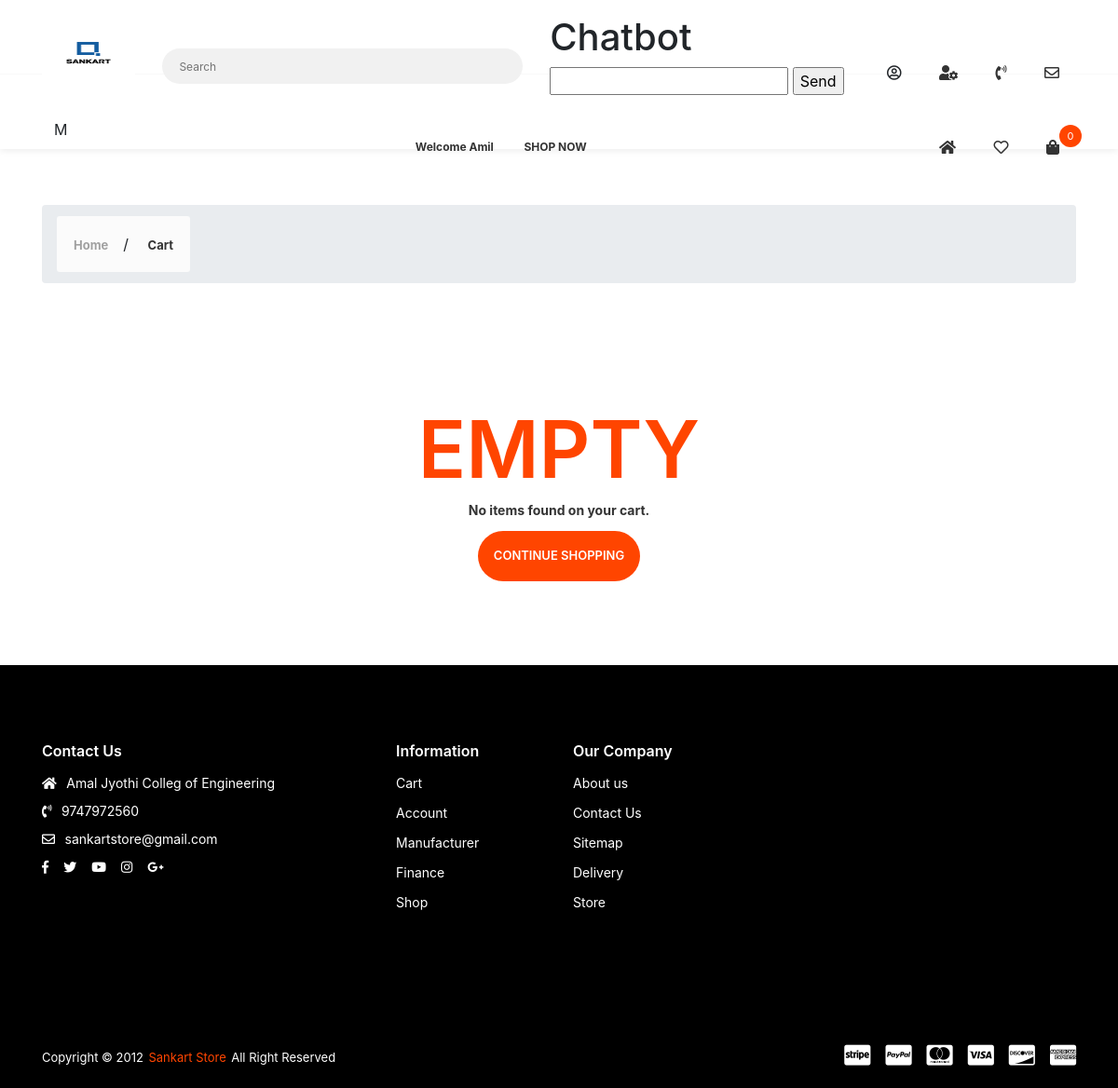
The app's page /cart/ (signed in), older data.
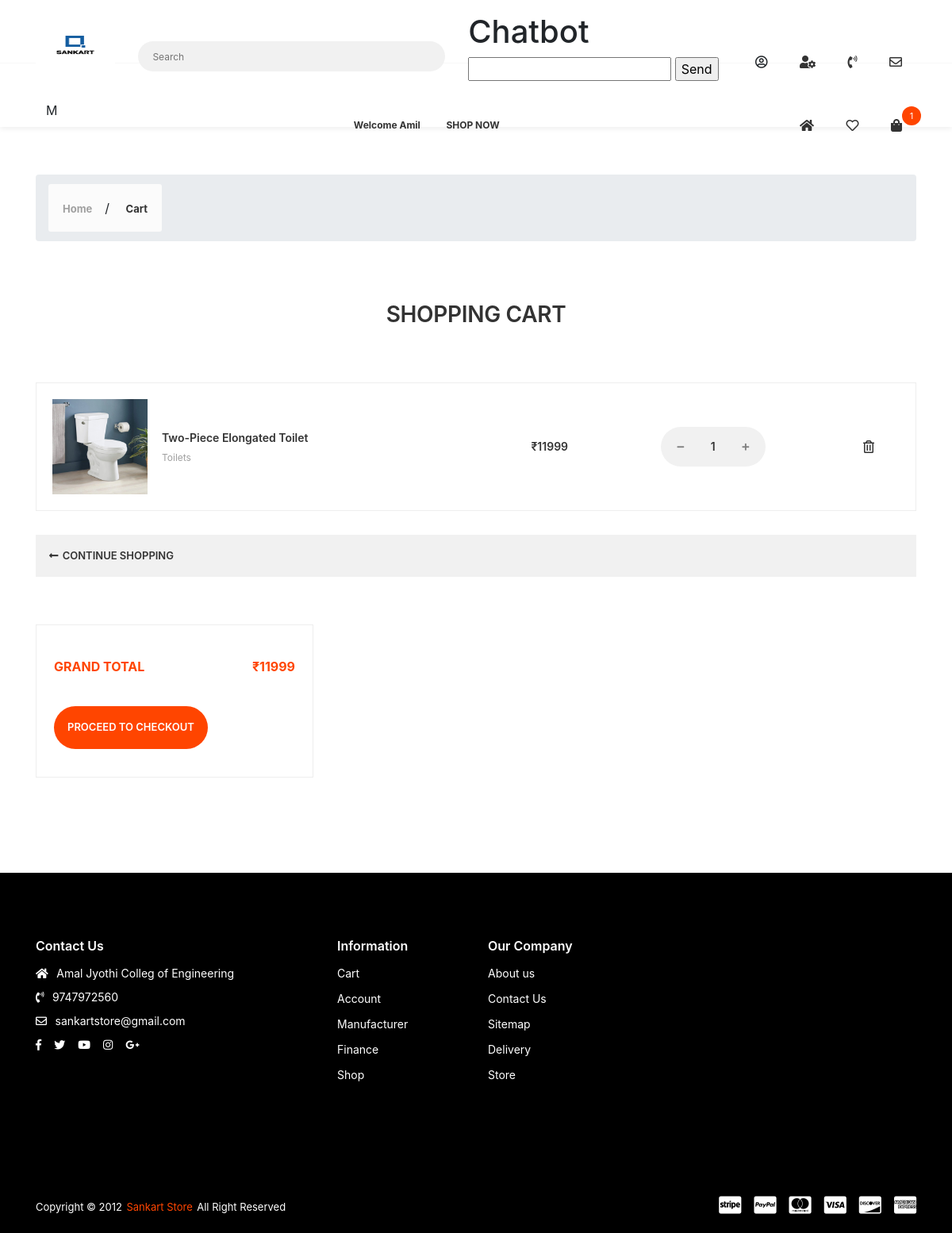
The same page, newer data.
### cart/models.py (models this page shows, shortened)
class CartItem(models.Model):
    user = models.ForeignKey(Account, on_delete=models.CASCADE, null=True)
    product = models.ForeignKey(Product, on_delete=models.CASCADE)
    cart = models.ForeignKey(Cart, on_delete=models.CASCADE, null=True)
    quantity = models.IntegerField()
    is_active = models.BooleanField(default=True)
    reserved_until = models.DateTimeField(null=True)

### shop_app/models.py (models this page shows, shortened)
class Product(models.Model):
    product_name = models.CharField(max_length=200, unique=True)
    slug = models.SlugField(max_length=200, unique=True)
    description = models.TextField(max_length=500, blank=True)
    price = models.IntegerField()
    images = models.ImageField(upload_to='photos/product')
    display = models.ImageField(upload_to='photos/display',default="a3.png")
    display2 = models.ImageField(upload_to='photos/display', default="a3.png")
    display3 = models.ImageField(upload_to='photos/display', default="a3.png")
    category = models.ForeignKey(Category, on_delete=models.CASCADE)
    stock = models.IntegerField()
    color = models.ForeignKey(Color, on_delete=models.CASCADE,null=True, blank=True)
    brand = models.ForeignKey(Brand, on_delete=models.CASCADE,null=True, blank=True)
    design = models.ForeignKey(Design, on_delete=models.CASCADE,null=True, blank=True)
    dimensions = models.ForeignKey(Dimensions, on_delete=models.CASCADE,null=True, blank=True)
    is_available = models.BooleanField(default=True)
    is_featured = models.BooleanField(default=False)
    created_date = models.DateField(auto_now_add=True)
    modified_date = models.DateField(auto_now=True)

class Category(models.Model):
    category_name = models.CharField(max_length=50, unique=True)
    slug = models.SlugField(max_length=100, unique=True)
    description = models.TextField(max_length=255, blank=True)
    cat_image = models.ImageField(upload_to='photos/categories', blank=True)
    class Meta:
        verbose_name = 'category'
        verbose_name_plural = 'categories'
    def __str__(self):
        return self.category_name

### cart/views.py (the view)
# urls.py: path('cart/', include('cart.urls')),
def cart(request, total=0, quantity=0, cart_item=None, cart_items=None):
    try:
        tax = 0
        grand_total = 0
        if request.user.is_authenticated:
            cart_items = CartItem.objects.filter(
                user=request.user, is_active=True)
        else:
            cart = Cart.objects.get(cart_id=_cart_id(request))
            cart_items = CartItem.objects.filter(cart=cart, is_active=True)
        for cart_item in cart_items:
            total += (cart_item.product.price*cart_item.quantity)
            quantity += cart_item.quantity
    except ObjectDoesNotExist:
        pass
    context = {
        'total': total,
        'quantity': quantity,
        'cart_items': cart_items,
    }
    return render(request, 'cart.html', context)

### cart/context_processors.py (called while the page is built)
def counter(request):
    cart_count = 0
    if 'admin' in request.path:
        return {}
    else:
        try:
            cart = Cart.objects.filter(cart_id=_cart_id(request))
            if request.user.is_authenticated:
                cart_items = CartItem.objects.all().filter(user=request.user)
            else:
                cart_items = CartItem.objects.all().filter(cart=cart[:1])
            for cart_item in cart_items:
                cart_count += cart_item.quantity
        except Cart.DoesNotExist:
            cart_count = 0
    return dict(cart_count=cart_count)

### cart/views.py (called while the page is built)
def _cart_id(request):
    cart = request.session.session_key
    if not cart:
        cart = request.session.create()
    return cart

### shop_app/context_processors.py (called while the page is built)
def menu_links(request):
    links = Category.objects.all()
    return dict(links=links)

### wishlist/views.py (called while the page is built)
def _wishlist_id(request):
    wishlist = request.session.session_key
    if not wishlist:
        wishlist = request.session.create()
    return wishlist

### templates/cart.html (shortened to what the changed rows need)
{% extends 'base.html' %}
{% load static %}
{% block content %}
        <div class="app-content">
            {% if not cart_items %}
             <div class="u-s-p-y-60">
                <div class="section__content">
                    <div class="container">
                        <div class="row">
                            <div class="col-lg-12 col-md-12 u-s-m-b-30">
                                <div class="empty">
                                    <div class="empty__wrap">
                                        <span class="empty__big-text">EMPTY</span>
                                        <span class="empty__text-1">No items found on your cart.</span>
                                        <a class="empty__redirect-link btn--e-brand" href="{% url 'store' %}">CONTINUE SHOPPING</a></div>
                                </div>
                            </div>
                        </div>
                    </div>
                </div>
            </div>
            {% else %}
            <div class="u-s-p-b-60">
                <div class="section__intro u-s-m-b-60">
                    <div class="container">
                        <div class="row">
                            <div class="col-lg-12">
                                <div class="section__text-wrap">
                                    <h1 class="section__heading u-c-secondary">SHOPPING CART</h1>
                                </div>
                            </div>
                        </div>
                    </div>
                </div>
                <div class="section__content">
                    <div class="container">
                        <div class="row">
                            <div class="col-lg-12 col-md-12 col-sm-12 u-s-m-b-30">
                                <div class="table-responsive">
                                    <table class="table-p">
                                        <tbody>
                                            {% for cart_item in cart_items %}
                                            <tr>
                                                <td>
                                                    <div class="table-p__box">
                                                        <div class="table-p__img-wrap">
                                                            <img class="u-img-fluid" src="{{cart_item.product.images.url}}" style="width:600 height:600;" alt=""></div>
                                                        <div class="table-p__info">
                                                            <span class="table-p__name">
                                                                <a href="#">{{cart_item.product.product_name}}</a></span>
                                                            <span class="table-p__category">
                                                                <a href="#">{{cart_item.product.category}}</a></span>
                                                        </div>
                                                    </div>
                                                </td>
                                                <td>
                                                    <span class="table-p__price">₹{{cart_item.product.price}}</span></td>
                                                <td>
                                                    <div class="table-p__input-counter-wrap">
                                                        <div class="input-counter">
                                                             <a href="{% url 'remove_cart' cart_item.product.id cart_item.id %}">
                                                            <span class="input-counter__minus fas fa-minus"></span></a>
                                                            <input class="input-counter__text input-counter--text-primary-style" type="text" value="{{cart_item.quantity}}" data-min="1" data-max="1000">
                                                            <a href="{% url 'add_cart' cart_item.product.id %}">
                                                            <span class="input-counter__plus fas fa-plus"></span></a></div>
                                                    </div>
                                                </td>
                                                <td>
                                                    <div class="table-p__del-wrap">
                                                        <a class="far fa-trash-alt table-p__delete-link" href="{% url 'remove_cart_item' cart_item.product.id cart_item.id%}"></a></div>
                                                </td>
                                            </tr>
                                            {% endfor %}
                                        </tbody>
                                    </table>
                                </div>
                            </div>
                            <div class="col-lg-12">
                                <div class="route-box">
                                    <div class="route-box__g1">
                                        <a class="route-box__link" href="{% url 'store' %}"><i class="fas fa-long-arrow-alt-left"></i>
                                            <span>CONTINUE SHOPPING</span></a></div>
                                </div>
                            </div>
                        </div>
                    </div>
                </div>
            </div>
            <div class="u-s-p-b-60">
                <div class="section__content">
                    <div class="container">
                        <div class="row">
                            <div class="col-lg-12 col-md-12 col-sm-12 u-s-m-b-30">
                                    <div class="row">
                                        <div class="col-lg-4 col-md-6 u-s-m-b-30">
                                            <div class="f-cart__pad-box">
                                                <div class="u-s-m-b-30">
                                                    <table class="f-cart__table">
                                                        <tbody>
                                                            <tr>
                                                                <td>GRAND TOTAL</td>
                                                                <td>₹{{total}}</td>
                                                            </tr>
                                                        </tbody>
                                                    </table>
                                                </div>
                                                <div>
                                                    <a class="empty__redirect-link btn--e-brand" href="{% url 'checkout' %}">PROCEED TO CHECKOUT</a></div>
                                            </div>
                                        </div>
                                    </div>
                            </div>
                        </div>
                    </div>
                </div>
            </div>
            {% endif %}
        </div>
{% endblock %}

### templates/base.html (shortened to what the changed rows need)
<!DOCTYPE html>
{% load static %}
<html class="no-js" lang="en">
<head>
    <link rel="stylesheet" href="{% static 'css/vendor.css' %}">
    <link rel="stylesheet" href="{% static 'css/utility.css' %}">
    <link rel="stylesheet" href="{% static 'css/app.css' %}">
    <link rel="stylesheet" href="https://stackpath.bootstrapcdn.com/bootstrap/4.5.2/css/bootstrap.min.css" integrity="sha384-UO2eT0CpHqdSJQ6hJty5KVphtPhzWj9WO1qwE
    sD65/3l3O1rX6IrYJoGUVAQJQa">
</head>
<body class="config">
    <div id="app">
        <header class="header--style-1 header--box-shadow">
            <nav class="primary-nav primary-nav-wrapper--border">
                <div class="container">
                    <div class="primary-nav">
    {% include 'chatbot.html' %}
                    </div>
                </div>
            </nav>
            <nav class="secondary-nav-wrapper">
                <div class="container">
                    <div class="secondary-nav">
                        <div class="menu-init" id="navigation3">
                            <div class="ah-lg-mode">
                                <ul class="ah-list ah-list--design1 ah-list--link-color-secondary">
                                    <li class="has-dropdown">
                                        <a href="{% url 'cart' %}" class="mini-cart-shop-link"><i class="fas fa-shopping-bag"></i>
                                            <span class="total-item-round">{{cart_count}}</span>
                                        </a>
                                    </li>
                                </ul>
                            </div>
                        </div>
                    </div>
                </div>
            </nav>
        </header>
        {% block content %}
        {% endblock %}
    </div>
</body>
</html>

Row changes from the older to the newer data that the page shows:
added CartItem: product.images (picture), product.product_name "Two-Piece Elongated Toilet", product.category "Toilets", product.price "11999", quantity "1"
Text that changed along with them:
{{ cart_count }}: "0" → "1"
{{ total }}: (not shown) → "11999"
text no longer shown: "EMPTY No items found on your cart."
text now shown: "SHOPPING CART GRAND TOTAL ₹ PROCEED TO CHECKOUT"
